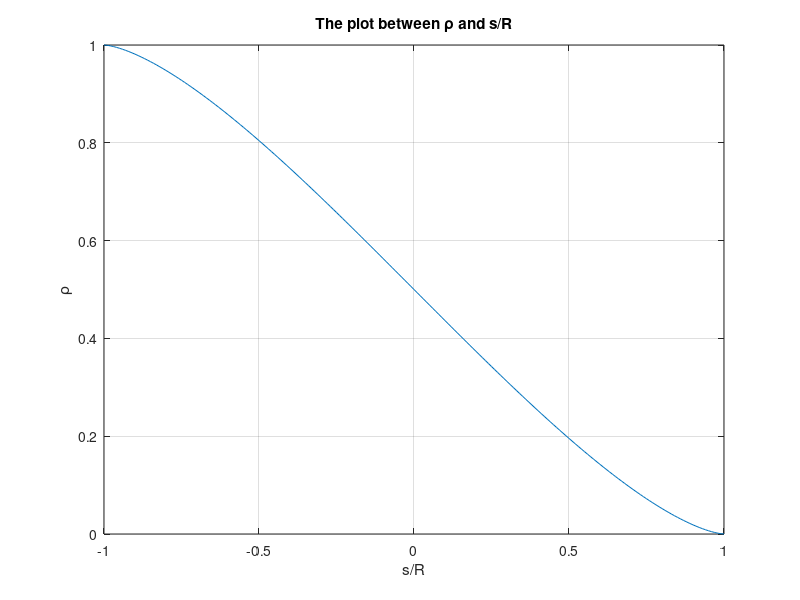

This figure's MATLAB source:
clear all; clc; close all;

sR = -1:0.01:1; % set a length of s/R to be [-1:1] since -R <= s <= R
p = 1/pi*(acos(sR)-sR.*sqrt(1-sR.^2)); %equation for p that has been proved

plot(sR,p)
grid on
title('The plot between \rho and s/R');
xlabel('s/R')
ylabel('\rho')